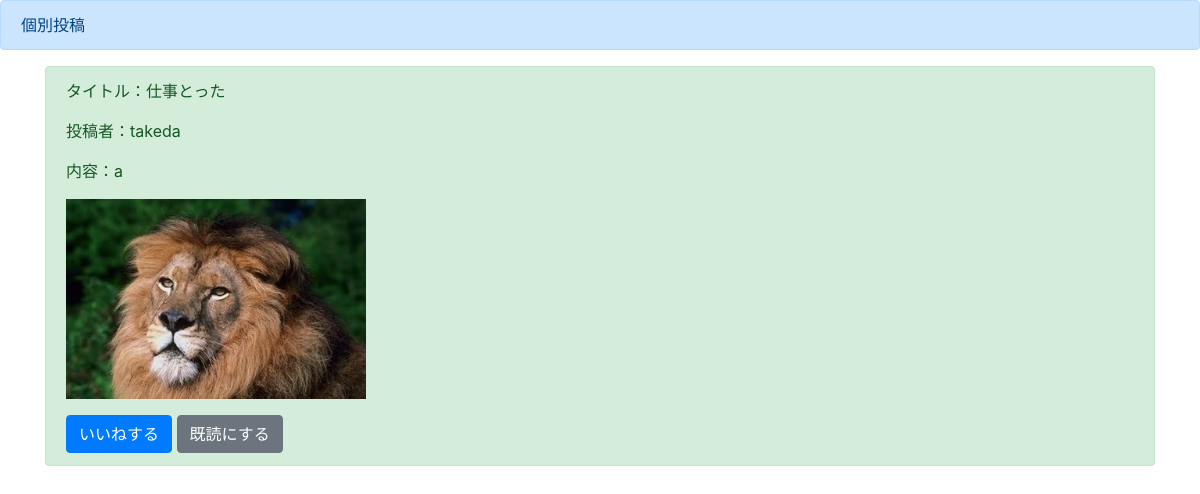
The page /detail/4 on the database its author committed.
### boardapp/models.py (models this page shows, shortened)
class BoardModel(models.Model):
    title = models.CharField(max_length=100)
    content = models.TextField()
    author = models.CharField(max_length=100)
    images = models.ImageField(upload_to='')
    good = models.IntegerField(null=True, blank=True, default=0)
    goodtext = models.CharField(max_length=200, null=True, blank=True, default='a')
    read = models.IntegerField(null=True, blank=True, default=0)
    readtext = models.CharField(max_length=200, null=True, blank=True, default='a')

### boardapp/views.py (the view)
# urls.py: path('detail/<int:pk>', detailfunc, name='detail'),
def detailfunc(request, pk):
    object = BoardModel.objects.get(pk=pk)
    return render(request, 'detail.html', {'object': object})

### templates/detail.html (shortened to what this page needs)
{% extends 'base.html' %}
{% block header %}
<div class="alert alert-primary" role="alert">
    個別投稿
</div>
{% endblock header %}
{% block content %}
<div class='container'>
    <div class="alert alert-success" role="alert">
        <p>タイトル：{{object.title}}</p>
        <p>投稿者：{{object.author}}</p>
        <p>内容：{{object.content}}</p>
        <p><img src="{{ object.images.url }}" width=300></p>
        <a href="{% url 'good' object.pk %}" class="btn btn-primary" role="button" aria-pressed="true">いいねする</a>
        <a href="{% url 'read' object.pk %}" class="btn btn-secondary" role="button" aria-pressed="true">既読にする</a>
    </div>
</div>
{% endblock content %}

### rows shown on the page
BoardModel: title "仕事とった", author "takeda", content "a", images (picture)
